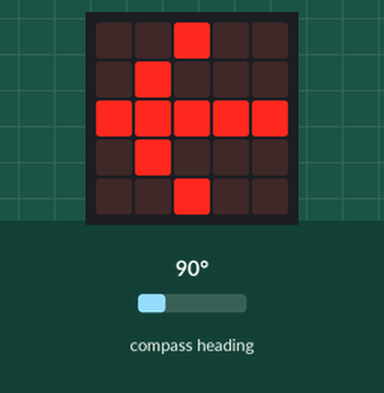
Recording of a program running on a simulated BBC micro:bit (MakeCode). On the bench: the board's 5×5 LED display. The test bench sets the inputs (shaded band); at power-on: compass heading 90°. The compass is already calibrated.

Above: at 1.2 s.
1.3 s: compass heading set to 48°
2.8 s: compass heading set to 41°
At 4.1 s:
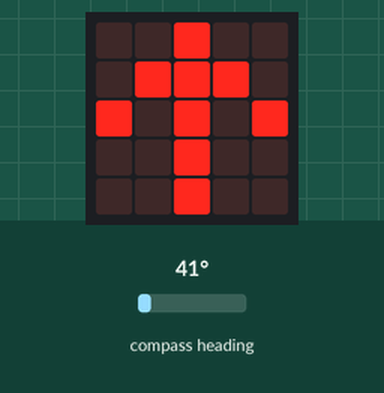
4.4 s: compass heading set to 180°
At 5.5 s:
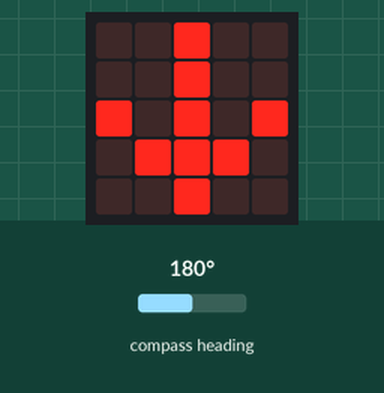
6.3 s: compass heading set to 218°
7.8 s: compass heading set to 228°
At 9.1 s:
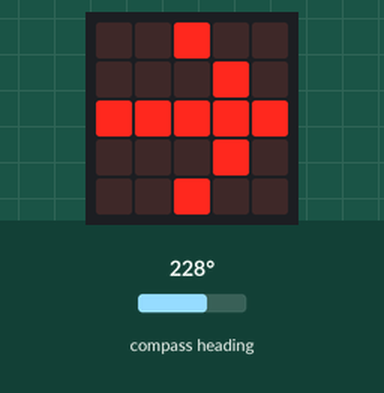
9.6 s: compass heading set to 7°
At 10.9 s:
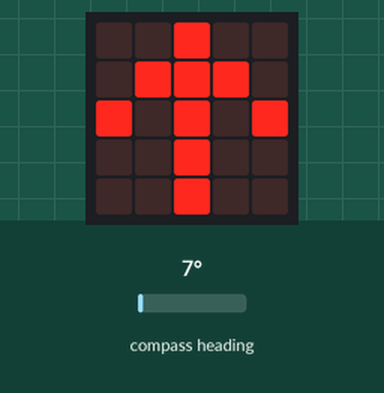
Timing chart, 0 to 12.3 s (numbered marks = the images above; inputs shaded):
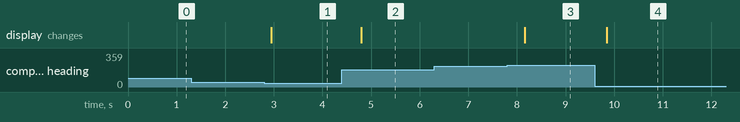

Measured:
- the behaviour switches between 45 and 44° on compass heading (found by bisection; images 0 and 1)
- the behaviour switches between 224 and 225° on compass heading (found by bisection; images 2 and 3)
- after the input at 1.3 s, every drawn part: stays the same
- after the input at 2.8 s, the display: changes after 0.14 s (image 1)
- after the input at 4.4 s, the display: changes after 0.40 s (image 2)
- after the input at 6.3 s, every drawn part: stays the same
- after the input at 7.8 s, the display: changes after 0.36 s (image 3)
- after the input at 9.6 s, the display: changes after 0.25 s (image 4)

The program:

main.ts
```typescript
let graden = 0
basic.forever(function () {
    graden = input.compassHeading()
    if (graden < 45) {
        basic.showArrow(ArrowNames.North)
    } else if (graden < 135) {
        basic.showLeds(`
            . . # . .
            . # . . .
            # # # # #
            . # . . .
            . . # . .
            `)
    } else if (graden < 225) {
        basic.showLeds(`
            . . # . .
            . . # . .
            # . # . #
            . # # # .
            . . # . .
            `)
    } else if (graden < 315) {
        basic.showLeds(`
            . . # . .
            . . . # .
            # # # # #
            . . . # .
            . . # . .
            `)
    } else if (315 < graden) {
        basic.showArrow(ArrowNames.North)
    }
})
```

test.ts
```typescript
// tests gaan hier; deze zal niet worden gecompileerd wanneer dit pakket wordt gebruikt als extensie.
```
